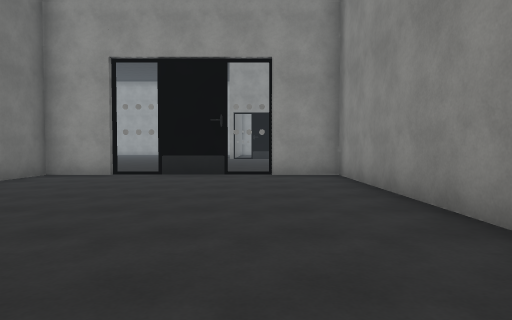
[1] (above)

15 first-person views from a walk through a Unity game level. The camera is 1.3 m above the floor, tilts 2° down and sees 75° across. The floor is counted in squares, 2 m on a side. Each view is taken from the middle of a square. On the plan, view 1 faces up. The plan holds only what a view shows up to about 10 squares ahead; the rest is blank. The place goes on beyond the plan. The player is left out. Surface patterns are stand-ins for the level's own textures.

[2]
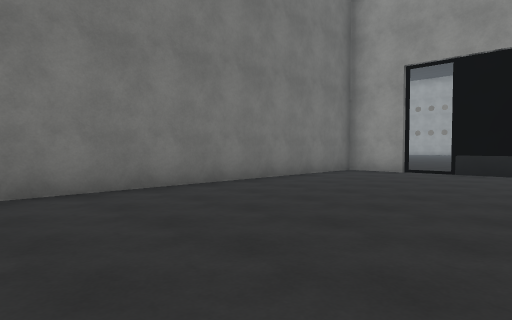

[3]
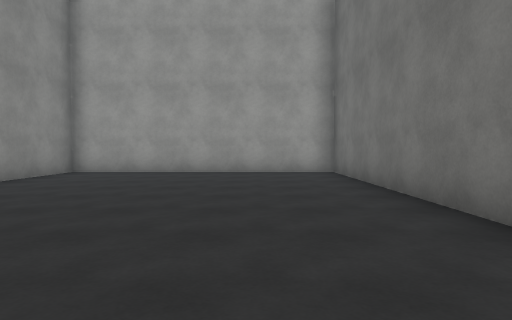

[4]
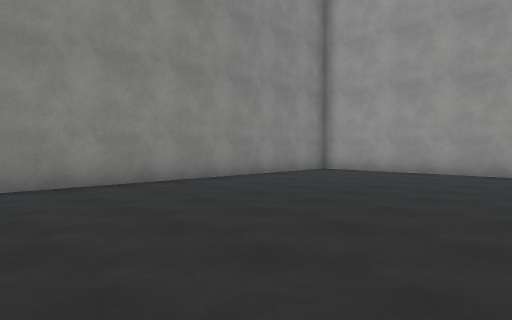

[5]
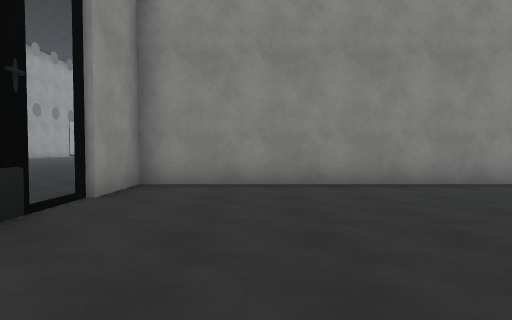

[6]
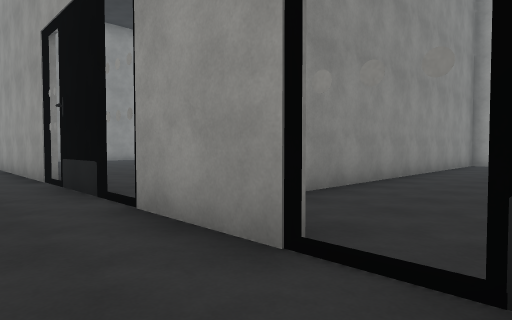

[7]
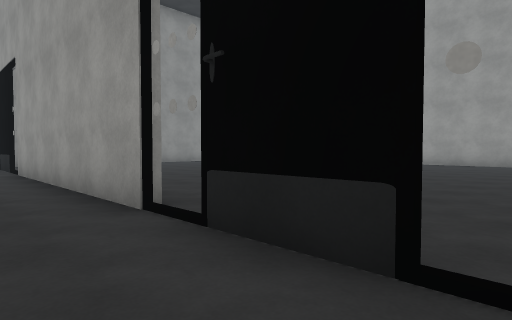

[8]
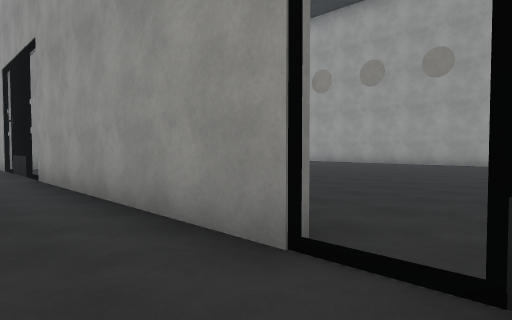

[9]
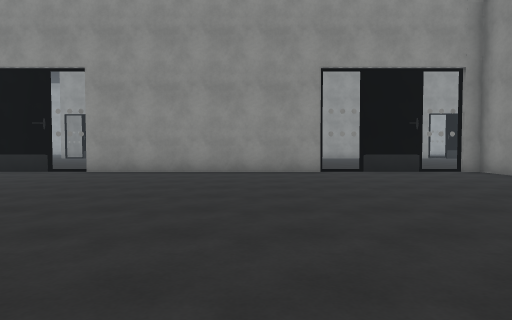

[10]
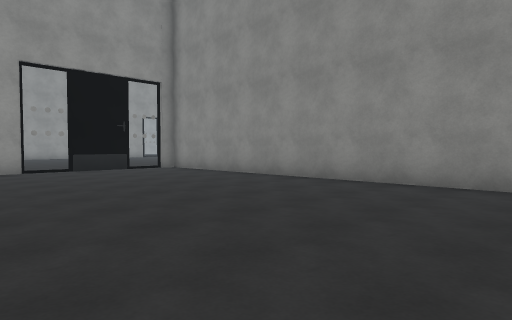

[11]
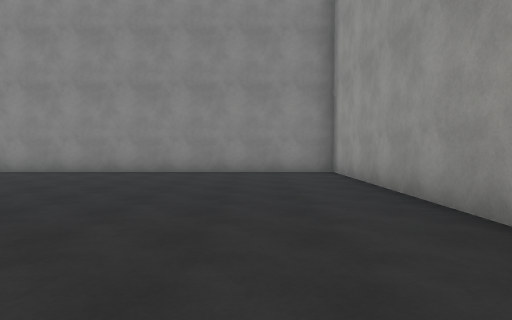

[12]
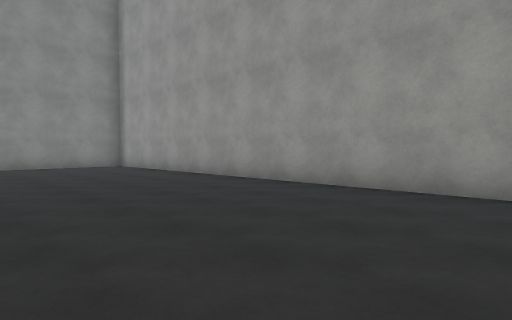

[13]
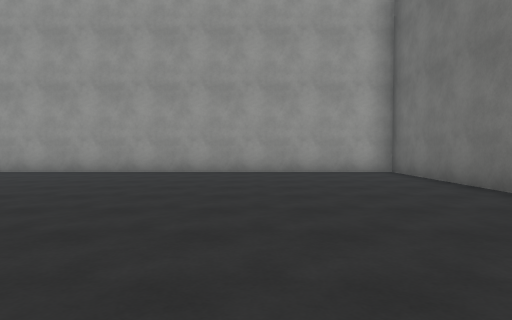

[14]
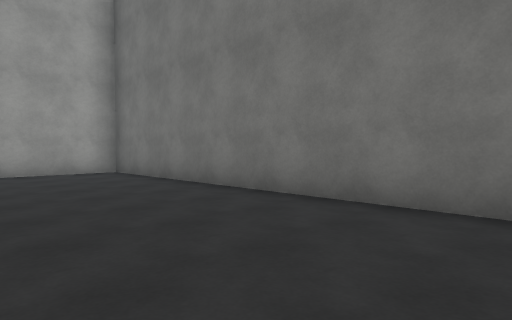

[15]
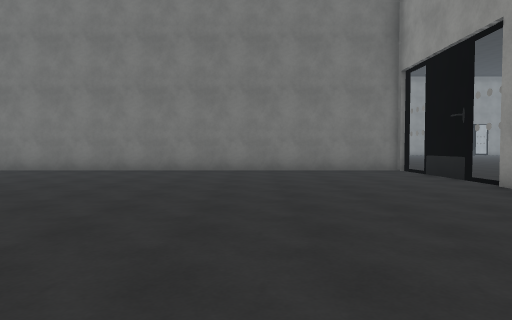

### Floor plan
Points are (right, up) in squares from view 1. A wall is a line through its corners. A room is listed if a view was taken in it or the views show most of it. See-through windows are left out.
Room 1 (views 1, 2, 3, 4, 5)
walls: (-3.4, 8.1) (-5.1, 8.1) (-5.1, -4.1) (2, -4.1) (2, 8.1) (0.2, 8.1); (-0.6, 8.1) (-2.5, 8.1)
ways out: opening at (-3, 8) to room 2; opening at (0, 8) to room 2
Room 2 (views 6, 7, 8)
walls: (0.4, 8.4) (2.6, 8.4); (3.5, 8.4) (5.4, 8.4); (6.2, 8.4) (12.9, 8.4); (13.9, 8.4) (15.6, 8.4); (16.6, 8.4) (17.4, 8.4)
ways out: opening at (-3, 8) to room 1; opening at (0, 8) to room 1; opening at (3, 8) to room 3; opening at (6, 8) to room 3; opening at (16, 8) to room 3; gap at (13.5, 8) to room 3
Room 3 (views 9, 10, 11, 12, 13, 14, 15)
walls: (5.4, 8.1) (3.5, 8.1); (12.9, 8.1) (6.2, 8.1); (15.6, 8.1) (13.9, 8.1); (2.3, 8.2) (2.3, -4.1) (17.1, -4.1) (17.1, 8.1)
ways out: opening at (3, 8) to room 2; opening at (6, 8) to room 2; opening at (16, 8) to room 2; gap at (13.5, 8) to room 2

Where each view was taken, in squares from view 1:
view 1: 0 up, 0 right, facing up
view 2: 1 down, 0 right, facing up-left
view 3: 5 up, 3 left, facing down
view 4: 5 up, 4 left, facing down-right
view 5: 6 up, 4 left, facing right
view 6: 10 up, 1 left, facing down-right
view 7: 10 up, 3 right, facing down-right
view 8: 10 up, 5 right, facing down-right
view 9: 1 down, 11 right, facing up
view 10: 2 down, 11 right, facing up-right
view 11: 2 down, 8 right, facing right
view 12: 1 up, 5 right, facing down-right
view 13: 5 up, 6 right, facing down
view 14: 5 up, 6 right, facing down-left
view 15: 4 up, 12 right, facing left
